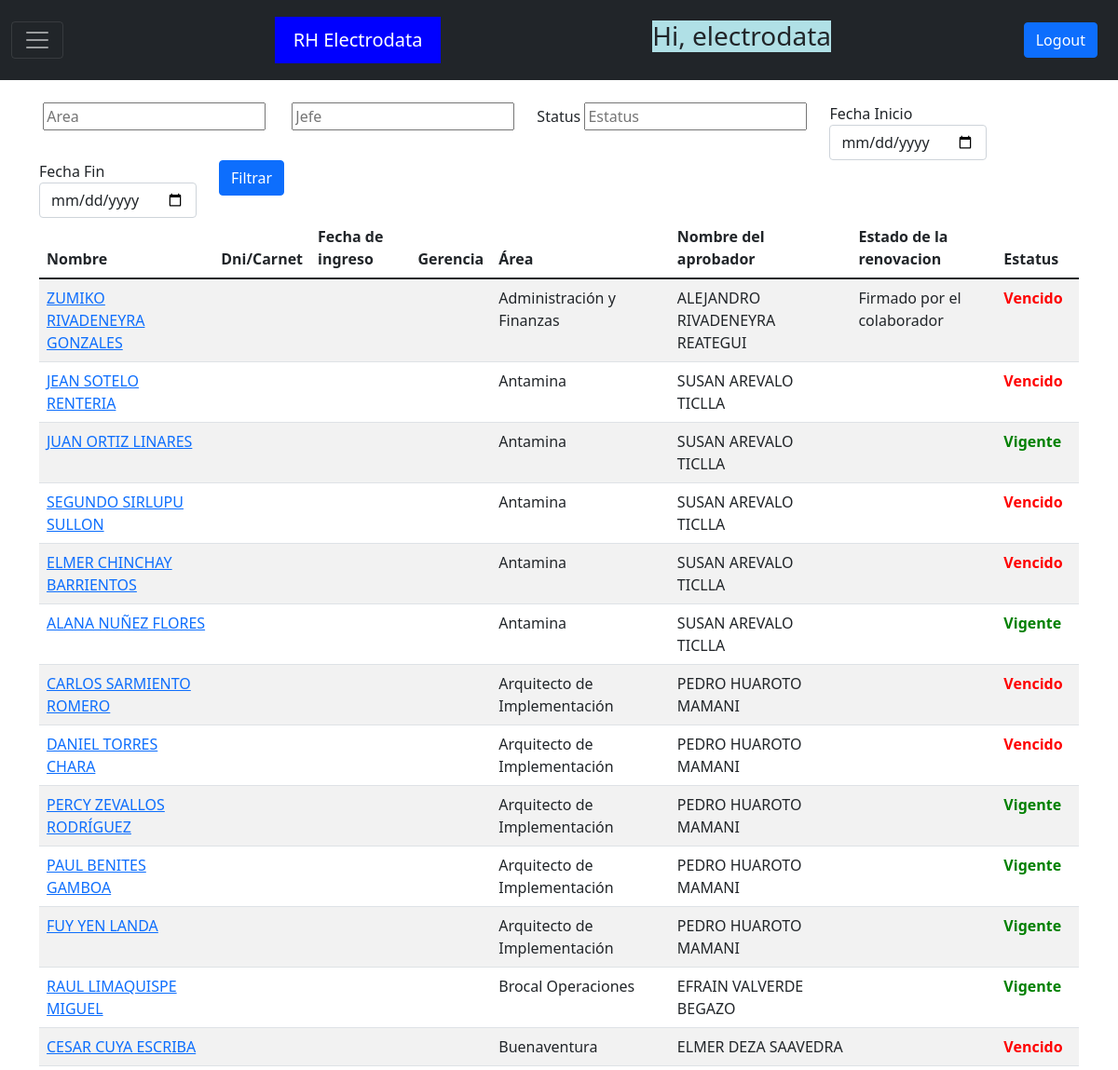
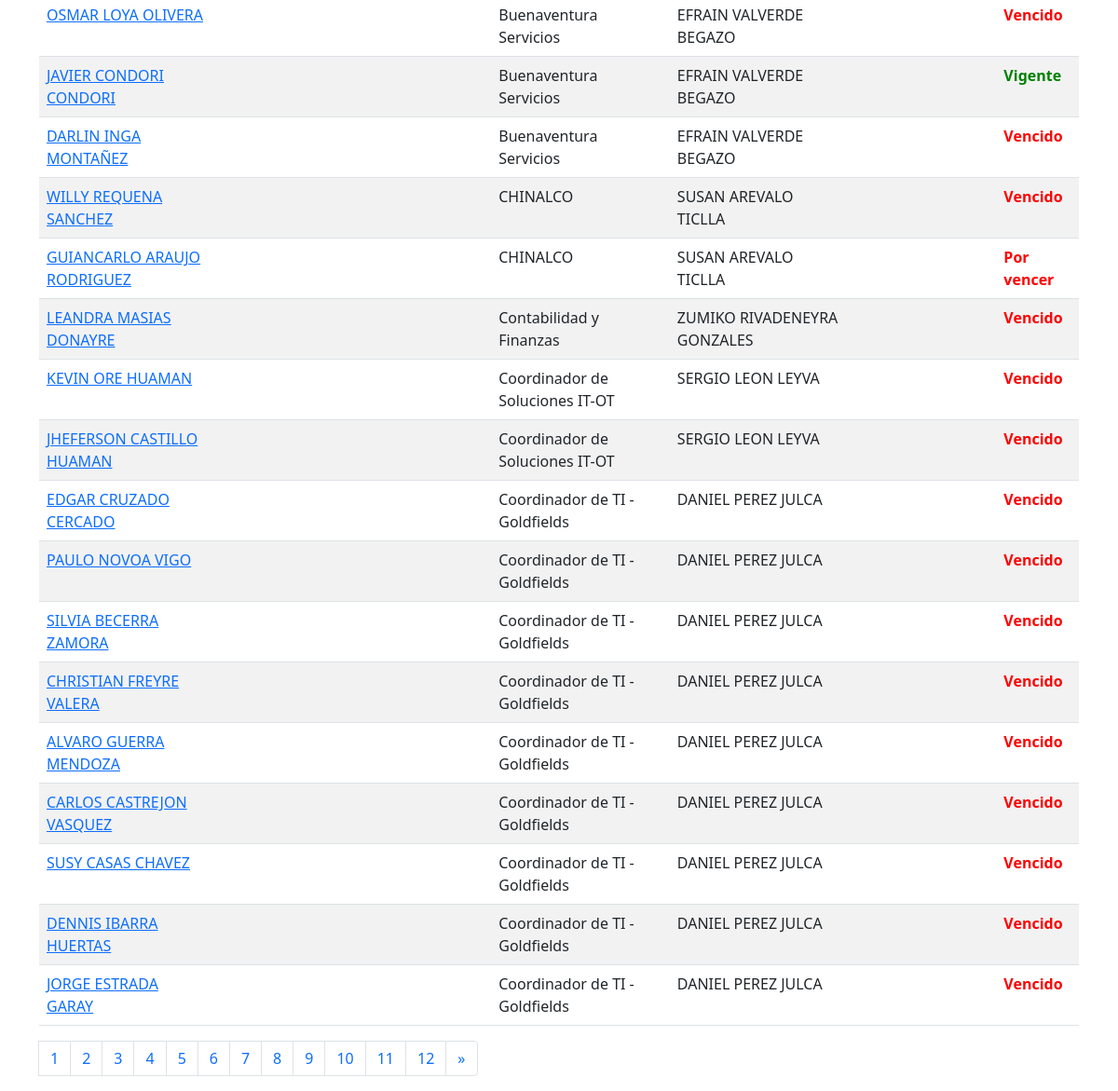
/contratos/ (signed in), run on the app's committed database (2 pictures, top to bottom).
### main/models.py (models this page shows, shortened)
class Database(models.Model):
    name = models.CharField(max_length=50)
    empemail = models.EmailField(max_length=50, blank=True, null=True)
    bunit = models.CharField(max_length=50)
    bmpposition = models.CharField(max_length=50, blank=True, null=True)
    bossname = models.CharField(max_length=50, blank=True, null=True)
    bossmail = models.EmailField(max_length=50)
    contractstartdate = models.DateField(blank=True, null=True)
    contractenddate = models.DateField(blank=True, null=True)
    status = models.CharField(max_length=20, blank=True, null=True)
    statusrenovacion = models.CharField(max_length=50, choices = STAT_RENOVACION, blank=True, null=True)
    modalidad = models.CharField(max_length=50, choices=MOD_OPTIONS, blank=True, null=True)
    correlativo = models.CharField(max_length=50, blank=True, null=True)
    plazo_renovacion= models.CharField(max_length=50, choices=PLZ_OPTIONS, blank=True, null=True)
    motivo_cese = models.CharField(max_length=50, choices=CES_OPTIONS, blank=True, null=True)
    comentario = models.TextField(blank=True, null=True)
    class Meta:
        db_table = 'empleado'
        ordering = ('id',)

### main/views.py (the view)
# urls.py: path('contratos/', views.contratos, name='contratos'),
@login_required(login_url='loginpage')
def contratos(request):
    if request.user.groups.filter(name="admin").exists():
        data = Database.objects.all()
        myFilter = databasefilter(request.GET, queryset = data)
        filter = myFilter.qs
    elif request.user.groups.filter(name="usuarios").exists():
        data_user = Database.objects.filter(bossname = request.user.username)
        myFilter = databasefilter(request.GET, queryset = data_user)
        filter = myFilter.qs
    p = Paginator(filter,30)
    page = request.GET.get('page')
    pagination = p.get_page(page)
    try:
        pagination = p.get_page(page)
    except PageNotAnInteger:
        pagination = p.page(1)
    except EmptyPage:
        pagination = p.page(p.num_pages)
    num = pagination.paginator.num_pages
    nums = []
    for i in range(1,num+1):
        nums.append(i)
    context = { 'myFilter': myFilter, 'filter': filter , 'pagination': pagination, "nums": nums}
    return render(request, 'contratos.html', context)

### main/templatetags/templatetag.py (called while the page is built)
@register.simple_tag
def my_url(value, field_name, urlencode=None):
    url = '?{}={}'.format(field_name, value)
    if urlencode:
        querystring = urlencode.split('&')
        filtered_querystring = filter(lambda p: p.split('=')[0] != field_name, querystring)
        encoded_querystring = '&'.join(filtered_querystring)
        url = '{}&{}'.format(url, encoded_querystring)
    return url

### main/template/main/contratos.html (shortened to what this page needs)
{% extends 'base_main.html' %}
{% block content %}
{% if request.user.is_authenticated %}
{% load templatetag %}
    <form method="get" action="{% url 'contratos' %}">
        <div class="row">
            <div class="col-auto">
                {{myFilter.form.bunit}}
            </div>
            {% for group in request.user.groups.all %}
                {% if group.name == 'admin' %}
                <div class="col-auto">
                    {{myFilter.form.bossname}}
                </div>
                {% endif %}
            {% endfor %}
            <div class="col-auto">
                <label for ="{{ filter.form.status.id_for_label}}" class="another-boostrap-class">Status</label>
                {{myFilter.form.status}}
            </div>
            <div class="col-auto">
                <label for ="{{ filter.form.contractstartdate.id_for_label}}" class="another-boostrap-class" >Fecha Inicio</label>
                {{myFilter.form.contractstartdate}}
            </div>
            <div class="col-auto">
                <label for ="{{ filter.form.contractenddate.id_for_label}}" class="another-boostrap-class" >Fecha Fin</label>
                {{myFilter.form.contractenddate}}
            </div>
            <div class="col-auto">
                <button type="submit" class="btn btn-primary" >Filtrar</button>
            </div>
        </div>
    <table class="table table-condensed table-striped">
        <thead>
            <tr>
                <th>Nombre</th>
                <th>Dni/Carnet</th>
                <th>Fecha de ingreso</th>
                <th>Gerencia</th>
                <th>Área</th>
                <th>Nombre del aprobador</th>
                <th>Estado de la renovacion</th>
                <th>Estatus</th>
            </tr>
        </thead>
        <tbody class="panel">
            {% for item in pagination %}
            <tr>
                <td><a href = "{% url 'events' item.id %}">{{ item.name }}</a></td>
                <td></td>
                <td></td>
                <td></td>
                <td>{{ item.bunit }}</td>
                <td>{{ item.bossname }}</td>
                <td>{{ item.statusrenovacion|default_if_none:" " }}</td>
                {% if item.status == "Vigente" %}
                <td style="color:green"><strong>{{item.status}}</strong></td>
                {% elif item.status == "Por Vencer" %}
                <td style="color:rgb(255,111,0);"><strong>{{item.status}}</strong></td>
                {% else %}
                <td style="color:red"><strong>{{item.status}}</strong></td>
                {% endif %}
            </tr>
            {% endfor %}
        </tbody>
    </table>
    <nav aria-label="Page navigation example">
        <ul class="pagination">
            <li class="page-item">
                {% for i in nums %}
                    <li class="page-item"><a class="page-link" href ="{% my_url i 'page' request.GET.urlencode %}">{{ forloop.counter }}</a></li>
                {% endfor %}
                {% if pagination.has_next %}
                    <li class="page-item"><a class="page-link"  href="{% my_url pagination.next_page_number 'page' request.GET.urlencode %}"> &raquo </a></li>
                {% endif %}
            </li>
        </ul>
    </nav>
    </form>
{% endif %}
{% endblock %}

### main/template/main/base_main.html (shortened to what this page needs)
<!doctype html>
<html lang="en">
<head>
    <link href="https://cdn.jsdelivr.net/npm/bootstrap@5.1.3/dist/css/bootstrap.min.css" rel="stylesheet">
</head>
    <body>
        {% include 'navbar2.html' %}
        <div class="container">
            {% block content %}
            {% endblock %}
        </div>
    </body>
</html>

### main/template/main/navbar2.html (shortened to what this page needs)
<nav class="navbar navbar-dark bg-dark">
    <div class="container-fluid">
        <button class="navbar-toggler" type="button" data-bs-toggle="offcanvas" data-bs-target="#offcanvasNavbar" aria-controls="offcanvasNavbar">
            <span class="navbar-toggler-icon"></span>
        </button>
        <a class="navbar-brand" href="{% url 'home' %}">RH Electrodata</a>
        <h3 style="background-color:powderblue;">Hi, {{request.user}}</h3>
        <div class="nav-item">
            <a class="btn btn-primary" href="{% url 'logoutuser' %}" role="button">Logout</a>
        </div>
    </div>
</nav>

### main/template/main/navbar2.html (style rules this page uses)
.container-fluid { position: relative; }
.nav-item { position: relative; right: 10px; }
.navbar-brand { position: relative; background-color: blue; margin: 10px; padding: 20px; padding-top: 10px; padding-bottom: 10px; margin-top: 10px; margin-bottom: 10px; text-align: center; }

### data on the page
Database: name "ZUMIKO RIVADENEYRA GONZALES", bunit "Administración y Finanzas", bossname "ALEJANDRO RIVADENEYRA REATEGUI", statusrenovacion "Firmado por el colaborador", status "Vencido"
Database: name "JEAN SOTELO RENTERIA", bunit "Antamina", bossname "SUSAN AREVALO TICLLA", status "Vencido"
Database: name "JUAN ORTIZ LINARES", bunit "Antamina", bossname "SUSAN AREVALO TICLLA", status "Vigente"
Database: name "SEGUNDO SIRLUPU SULLON", bunit "Antamina", bossname "SUSAN AREVALO TICLLA", status "Vencido"
Database: name "ELMER CHINCHAY BARRIENTOS", bunit "Antamina", bossname "SUSAN AREVALO TICLLA", status "Vencido"
Database: name "ALANA NUÑEZ FLORES", bunit "Antamina", bossname "SUSAN AREVALO TICLLA", status "Vigente"
Database: name "CARLOS SARMIENTO ROMERO", bunit "Arquitecto de Implementación", bossname "PEDRO HUAROTO MAMANI", status "Vencido"
Database: name "DANIEL TORRES CHARA", bunit "Arquitecto de Implementación", bossname "PEDRO HUAROTO MAMANI", status "Vencido"
Database: name "PERCY ZEVALLOS RODRÍGUEZ", bunit "Arquitecto de Implementación", bossname "PEDRO HUAROTO MAMANI", status "Vigente"
Database: name "PAUL BENITES GAMBOA", bunit "Arquitecto de Implementación", bossname "PEDRO HUAROTO MAMANI", status "Vigente"
Database: name "FUY YEN LANDA", bunit "Arquitecto de Implementación", bossname "PEDRO HUAROTO MAMANI", status "Vigente"
Database: name "RAUL LIMAQUISPE MIGUEL", bunit "Brocal Operaciones", bossname "EFRAIN VALVERDE BEGAZO", status "Vigente"
Database: name "CESAR CUYA ESCRIBA", bunit "Buenaventura", bossname "ELMER DEZA SAAVEDRA", status "Vencido"
Database: name "OSMAR LOYA OLIVERA", bunit "Buenaventura Servicios", bossname "EFRAIN VALVERDE BEGAZO", status "Vencido"
Database: name "JAVIER CONDORI CONDORI", bunit "Buenaventura Servicios", bossname "EFRAIN VALVERDE BEGAZO", status "Vigente"
Database: name "DARLIN INGA MONTAÑEZ", bunit "Buenaventura Servicios", bossname "EFRAIN VALVERDE BEGAZO", status "Vencido"
Database: name "WILLY REQUENA SANCHEZ", bunit "CHINALCO", bossname "SUSAN AREVALO TICLLA", status "Vencido"
Database: name "GUIANCARLO ARAUJO RODRIGUEZ", bunit "CHINALCO", bossname "SUSAN AREVALO TICLLA", status "Por vencer"
Database: name "LEANDRA MASIAS DONAYRE", bunit "Contabilidad y Finanzas", bossname "ZUMIKO RIVADENEYRA GONZALES", status "Vencido"
Database: name "KEVIN ORE HUAMAN", bunit "Coordinador de Soluciones IT-OT", bossname "SERGIO LEON LEYVA", status "Vencido"
Database: name "JHEFERSON CASTILLO HUAMAN", bunit "Coordinador de Soluciones IT-OT", bossname "SERGIO LEON LEYVA", status "Vencido"
Database: name "EDGAR CRUZADO CERCADO", bunit "Coordinador de TI - Goldfields", bossname "DANIEL PEREZ JULCA", status "Vencido"
Database: name "PAULO NOVOA VIGO", bunit "Coordinador de TI - Goldfields", bossname "DANIEL PEREZ JULCA", status "Vencido"
Database: name "SILVIA BECERRA ZAMORA", bunit "Coordinador de TI - Goldfields", bossname "DANIEL PEREZ JULCA", status "Vencido"
Database: name "CHRISTIAN FREYRE VALERA", bunit "Coordinador de TI - Goldfields", bossname "DANIEL PEREZ JULCA", status "Vencido"
Database: name "ALVARO GUERRA MENDOZA", bunit "Coordinador de TI - Goldfields", bossname "DANIEL PEREZ JULCA", status "Vencido"
Database: name "CARLOS CASTREJON VASQUEZ", bunit "Coordinador de TI - Goldfields", bossname "DANIEL PEREZ JULCA", status "Vencido"
Database: name "SUSY CASAS CHAVEZ", bunit "Coordinador de TI - Goldfields", bossname "DANIEL PEREZ JULCA", status "Vencido"
Database: name "DENNIS IBARRA HUERTAS", bunit "Coordinador de TI - Goldfields", bossname "DANIEL PEREZ JULCA", status "Vencido"
Database: name "JORGE ESTRADA GARAY", bunit "Coordinador de TI - Goldfields", bossname "DANIEL PEREZ JULCA", status "Vencido"

### other printed values
{{ request.user }} "electrodata"
